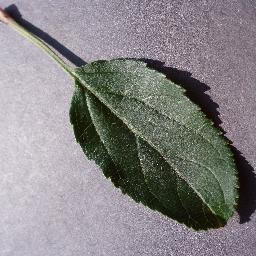
#> input picture dataset/images/train/New Plant Diseases Dataset(Augmented)/New Plant Diseases Dataset(Augmented)/train/Apple___healthy/13575fc3-1674-4511-a124-2ed065f00cda___RS_HL 7351_flipTB.JPG, 256 x 256 px
$ python -i auto_labeler.py   (imports and definitions only)
#> lines starting #> are read from the running program, lines starting #| are printed output that depends on the picture; after the words box and inside, x2 and y2 are one past the last pixel; in counts of white or black regions, pixels touching at a corner belong together
import os
import cv2
import numpy as np

def get_leaf_bbox(image_path):
    img = cv2.imread(image_path)
#> img is the input picture: shape (256, 256, 3); mean B, G, R 133.2, 131.7, 134.7
    if img is None:
        return None
    h, w = img.shape[:2]
#> h = 256; w = 256

    hsv = cv2.cvtColor(img, cv2.COLOR_BGR2HSV)
#> hsv: shape (256, 256, 3); mean H, S, V 110.4, 39.7, 139.6
    lower_green = np.array([35, 20, 20])
    upper_green = np.array([85, 255, 255])
    mask_green = cv2.inRange(hsv, lower_green, upper_green)
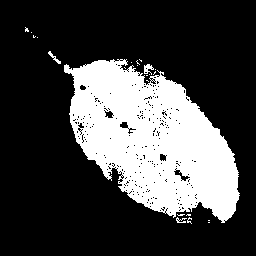
#> mask_green: shape (256, 256); 26.7% white; 23 white regions (19 under 20 px), largest, box (x1, y1, x2, y2) and area: (64, 59, 240, 223) 17265, (144, 64, 154, 75) 60, (48, 51, 61, 64) 47, (176, 217, 187, 223) 32
    lower_brown = np.array([10, 20, 20])
    upper_brown = np.array([30, 255, 255])
    mask_brown = cv2.inRange(hsv, lower_brown, upper_brown)
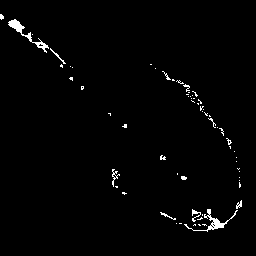
#> mask_brown: shape (256, 256); 1.5% white in thin lines or dots, all inside (x1, y1, x2, y2) = (0, 14, 242, 232)
    mask = cv2.bitwise_or(mask_green, mask_brown)
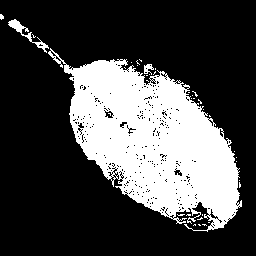
#> mask: shape (256, 256); 28.2% white; 37 white regions (34 under 20 px), largest, box (x1, y1, x2, y2) and area: (48, 48, 242, 232) 18020, (8, 19, 49, 53) 255, (144, 64, 154, 75) 62
    kernel = np.ones((5, 5), np.uint8)
    mask = cv2.morphologyEx(mask, cv2.MORPH_CLOSE, kernel)
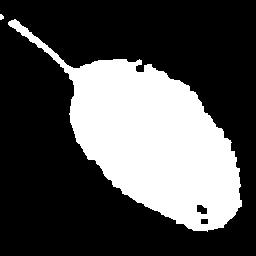
#> mask: shape (256, 256); 31% white; 2 white regions (1 under 20 px), largest, box (x1, y1, x2, y2) and area: (8, 19, 242, 232) 20274
    mask = cv2.morphologyEx(mask, cv2.MORPH_OPEN, kernel)
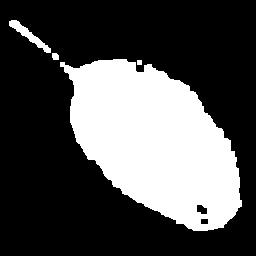
#> mask: shape (256, 256); 30.8% white; 4 white regions
    contours, _ = cv2.findContours(mask, cv2.RETR_EXTERNAL, cv2.CHAIN_APPROX_SIMPLE)
#> contours = 4 contours, 1 with area under 20; largest, box (x1, y1, x2, y2) and area: (60, 59, 242, 231) 19588, (9, 20, 51, 53) 303, (52, 53, 59, 60) 32

    if not contours:
        return 0.5, 0.5, 0.7, 0.7

    largest_contour = max(contours, key=cv2.contourArea)
#> largest_contour = contour of 251 points, box (x1, y1, x2, y2) (60, 59, 242, 231), area 19588
    x, y, bw, bh = cv2.boundingRect(largest_contour)
#> x = 60; y = 59; bw = 182; bh = 172
    x_center = (x + bw / 2) / w
#> x_center = 0.59
    y_center = (y + bh / 2) / h
#> y_center = 0.566
    width = bw / w
#> width = 0.711
    height = bh / h
#> height = 0.672
    x_center = max(0, min(1, x_center))
    y_center = max(0, min(1, y_center))
    width = max(0.1, min(1, width))
    height = max(0.1, min(1, height))

    return x_center, y_center, width, height

# [64 lines left out: function auto_label_dataset, not called in this run]

# [3 lines not run here, left out]

>>> result = get_leaf_bbox('dataset/images/train/New Plant Diseases Dataset(Augmented)/New Plant Diseases Dataset(Augmented)/train/Apple___healthy/13575fc3-1674-4511-a124-2ed065f00cda___RS_HL 7351_flipTB.JPG')
#> result = (0.59, 0.566, 0.711, 0.672)

$ run again, on dataset/images/train/New Plant Diseases Dataset(Augmented)/New Plant Diseases Dataset(Augmented)/train/Apple___healthy/c1b8e085-537b-4a2d-890f-76f0dabb4757___RS_HL 7928_flipTB.JPG
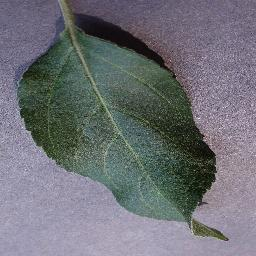
#> input picture dataset/images/train/New Plant Diseases Dataset(Augmented)/New Plant Diseases Dataset(Augmented)/train/Apple___healthy/c1b8e085-537b-4a2d-890f-76f0dabb4757___RS_HL 7928_flipTB.JPG, 256 x 256 px
#> in get_leaf_bbox, img is the input picture: shape (256, 256, 3); mean B, G, R 118.3, 112.4, 110.6
#> hsv: shape (256, 256, 3); mean H, S, V 105.9, 45, 123.6
#> in get_leaf_bbox, `mask_green = cv2.inRange(hsv, lower_green, upper_green)`:
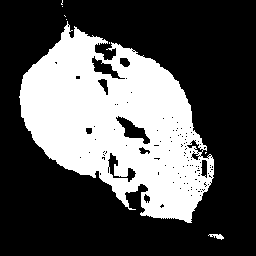
#> mask_green: shape (256, 256); 33.2% white; 8 white regions (6 under 20 px), largest, box (x1, y1, x2, y2) and area: (19, 21, 214, 223) 21708, (208, 234, 224, 240) 51
#> mask_brown: shape (256, 256); 0.82% white; 43 white regions (36 under 20 px), largest, box (x1, y1, x2, y2) and area: (63, 0, 76, 26) 183, (177, 80, 192, 106) 54, (192, 117, 203, 140) 41
#> in get_leaf_bbox, `mask = cv2.morphologyEx(mask, cv2.MORPH_OPEN, kernel)`:
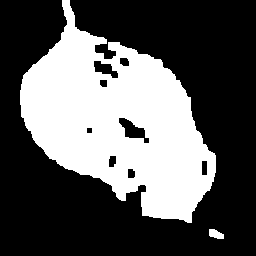
#> mask: shape (256, 256); 35.3% white; 2 white regions
#> contours = 2 contours; box (x1, y1, x2, y2) and area: (20, 0, 216, 223) 23563, (209, 229, 224, 239) 88
#> largest_contour = contour of 316 points, box (x1, y1, x2, y2) (20, 0, 216, 223), area 23563
#> x = 20; y = 0; bw = 196; bh = 223
#> x_center = 0.461
#> y_center = 0.436
#> width = 0.766
#> height = 0.871
#> result = (0.461, 0.436, 0.766, 0.871)

$ run again, on dataset/images/train/New Plant Diseases Dataset(Augmented)/New Plant Diseases Dataset(Augmented)/train/Apple___healthy/d76e79e5-2cd5-4a03-9354-5759b2741210___RS_HL 7980_flipTB.JPG
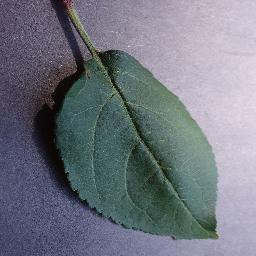
#> input picture dataset/images/train/New Plant Diseases Dataset(Augmented)/New Plant Diseases Dataset(Augmented)/train/Apple___healthy/d76e79e5-2cd5-4a03-9354-5759b2741210___RS_HL 7980_flipTB.JPG, 256 x 256 px
#> in get_leaf_bbox, img is the input picture: shape (256, 256, 3); mean B, G, R 128, 117.6, 113.1
#> hsv: shape (256, 256, 3); mean H, S, V 112, 51.9, 130.6
#> in get_leaf_bbox, `mask_green = cv2.inRange(hsv, lower_green, upper_green)`:
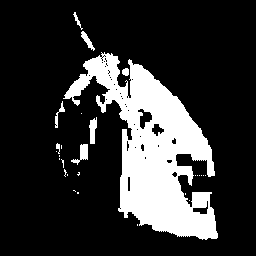
#> mask_green: shape (256, 256); 19.9% white; 28 white regions (20 under 20 px), largest, box (x1, y1, x2, y2) and area: (63, 52, 218, 240) 12373, (71, 144, 88, 165) 152, (89, 117, 97, 144) 146
#> mask_brown: shape (256, 256); 0.26% white; 14 white regions (11 under 20 px), largest, box (x1, y1, x2, y2) and area: (68, 8, 80, 32) 69, (89, 48, 101, 58) 56, (82, 67, 88, 74) 24
#> in get_leaf_bbox, `mask = cv2.morphologyEx(mask, cv2.MORPH_OPEN, kernel)`:
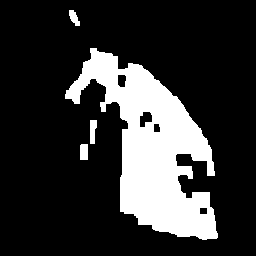
#> mask: shape (256, 256); 20.4% white; 4 white regions
#> contours = 4 contours; box (x1, y1, x2, y2) and area: (65, 48, 218, 240) 12880, (90, 120, 97, 144) 108, (80, 144, 88, 160) 104, (69, 10, 80, 26) 84
#> largest_contour = contour of 279 points, box (x1, y1, x2, y2) (65, 48, 218, 240), area 12880
#> x = 65; y = 48; bw = 153; bh = 192
#> x_center = 0.553
#> y_center = 0.562
#> width = 0.598
#> height = 0.75
#> result = (0.553, 0.562, 0.598, 0.75)
